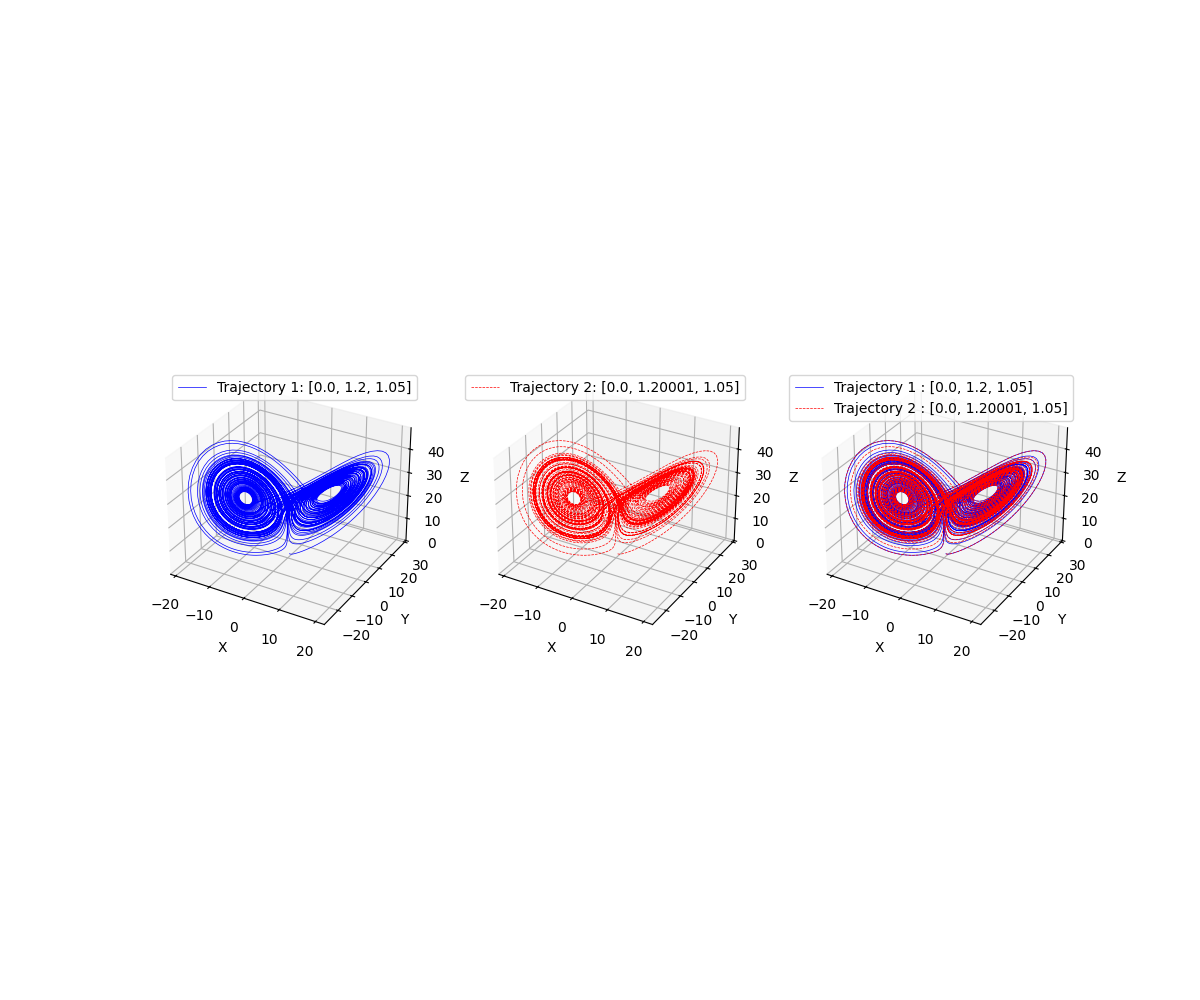

Recreate this plot in Python.
# butterfly effect

import numpy as np
from scipy import integrate
import matplotlib.pyplot as plt

"""
Lorenz system differential equations.
t (float): required by solve_ivp
coords: contains the current [x,y,z] coordinates (can be list or array)
sigma (float): The Prandtl number.
rho (float): The Rayleigh number.
beta (float): The geometric factor.
"""

def diff_lorenz(t,coords,sigma,rho,beta):
	x,y,z = coords
	dxdt = sigma*(y-x)
	dydt = x*(rho-z)-y
	dzdt = x*y-beta*z
	return [dxdt,dydt,dzdt]

sigma = 10.0
rho = 28.0
beta = 8/3.0

# initial conditions
initial_conditions_1 = [0.0,1.2,1.05]
# slightly perturb the coordinates
initial_conditions_2 = [0.0,1.2+1e-5,1.05]

t_span = (0,80)
t_eval = np.linspace(t_span[0],t_span[1],10000)

print(f"Trajectory 1 with initial conditions: {initial_conditions_1}")
print(f"Trajectory 2 with initial conditions: {initial_conditions_2}")

# solving the equations using Explicit Runge-Kutta of order 5(4)
sol1 = integrate.solve_ivp(
	diff_lorenz,
	t_span,
	initial_conditions_1,
	method="RK45",
	args=(sigma,rho,beta),
	t_eval=t_eval)

sol2 = integrate.solve_ivp(
	diff_lorenz,
	t_span,
	initial_conditions_2,
	method="RK45",
	args=(sigma,rho,beta),
	t_eval=t_eval)

if sol1.success and sol2.success:
	x1,y1,z1 = sol1.y
	x2,y2,z2 = sol2.y

	# plotting the two trajectories
	fig = plt.figure(figsize=(12,10))

	# 1st trajectory
	ax = fig.add_subplot(1,3,1,projection="3d")
	ax.plot(x1,y1,z1,lw=0.5,color="blue",label='Trajectory 1: {}'.format(initial_conditions_1),alpha=1)
	ax.set_xlabel("X")
	ax.set_ylabel("Y")
	ax.set_zlabel("Z")
	ax.legend()
	ax.grid(True)
	
	# 2nd trajectory
	ax = fig.add_subplot(1,3,2,projection="3d")
	ax.plot(x2,y2,z2,lw=0.5,color="red",linestyle="--",label='Trajectory 2: {}'.format(initial_conditions_2),alpha=1)
	ax.set_xlabel("X")
	ax.set_ylabel("Y")
	ax.set_zlabel("Z")
	ax.legend()
	ax.grid(True)

	# plot together
	ax = fig.add_subplot(1,3,3,projection="3d")
	ax.plot(x1,y1,z1,lw=0.5,color="blue",label="Trajectory 1 : {}".format(initial_conditions_1),alpha=1)
	ax.plot(x2,y2,z2,lw=0.5,color="red",linestyle="--",label="Trajectory 2 : {}".format(initial_conditions_2),alpha=1)
	ax.set_xlabel("X")
	ax.set_ylabel("Y")
	ax.set_zlabel("Z")
	ax.legend()
	ax.grid(True)

	plt.savefig("butterfly effect.pdf"); plt.savefig("butterfly effect.png")
	plt.show()

	# euclidean distance between the two trajectories over time
	euclid_dist = np.sqrt((x1-x2)**2+(y1-y2)**2+(z1-z2)**2)

	plt.figure(facecolor="#dddddd",figsize=(10,6))
	plt.plot(t_eval,euclid_dist,color="blue",alpha=1)
	plt.xlabel("Time")
	plt.ylabel("Euclidean distance between trajectories")
	plt.title("Divergence of two lorenz trajectories over time")
	plt.grid(True)
	plt.yscale("log")
	plt.savefig("euclidean distance.pdf"); plt.savefig("euclidean distance.png")
	plt.show()

else:
	# if one or both solutions failed
	print("One or both solvers failed.")
	if not sol1.success: print(f"Solver 1 failed: {sol1.message}")
	if not sol2.success: print(f"Solver 2 failed: {sol2.message}")	
